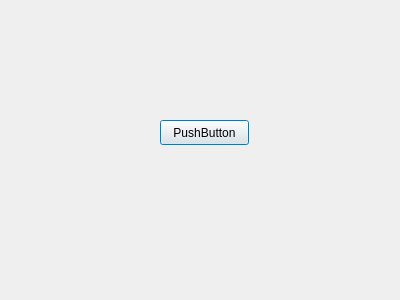
<?xml version="1.0" encoding="UTF-8"?>
<ui version="4.0">
 <class>Threshold</class>
 <widget class="QDialog" name="Threshold">
  <property name="geometry">
   <rect>
    <x>0</x>
    <y>0</y>
    <width>400</width>
    <height>300</height>
   </rect>
  </property>
  <property name="windowTitle">
   <string>Dialog</string>
  </property>
  <widget class="QPushButton" name="pushButton">
   <property name="geometry">
    <rect>
     <x>160</x>
     <y>120</y>
     <width>89</width>
     <height>25</height>
    </rect>
   </property>
   <property name="text">
    <string>PushButton</string>
   </property>
  </widget>
 </widget>
 <resources/>
 <connections/>
</ui>
